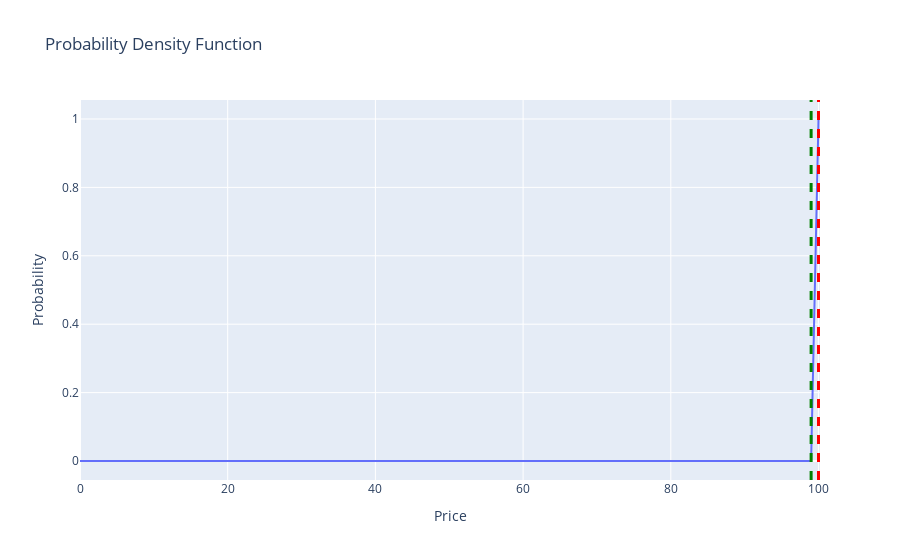

The cell this chart's notebook holds for it:
### Code cell
# graph pdf

graph_pdf(sophisticated_nmm.pdf, bid, ask)
